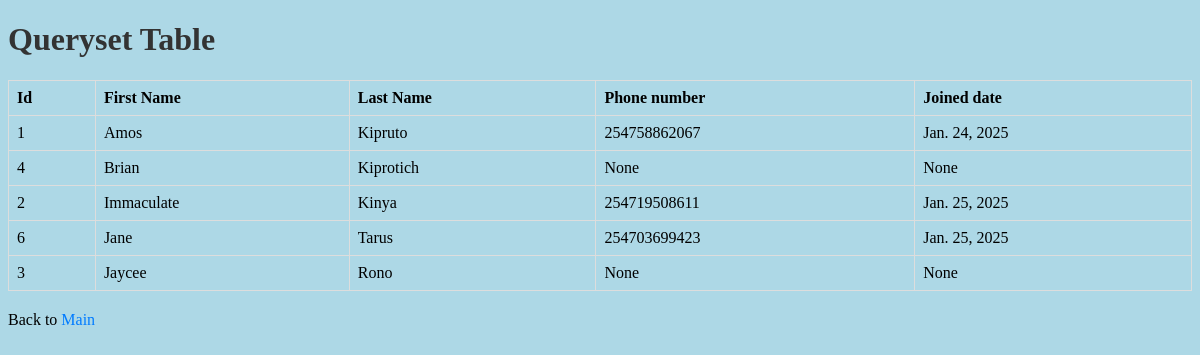
The app's page /testing/, older data.
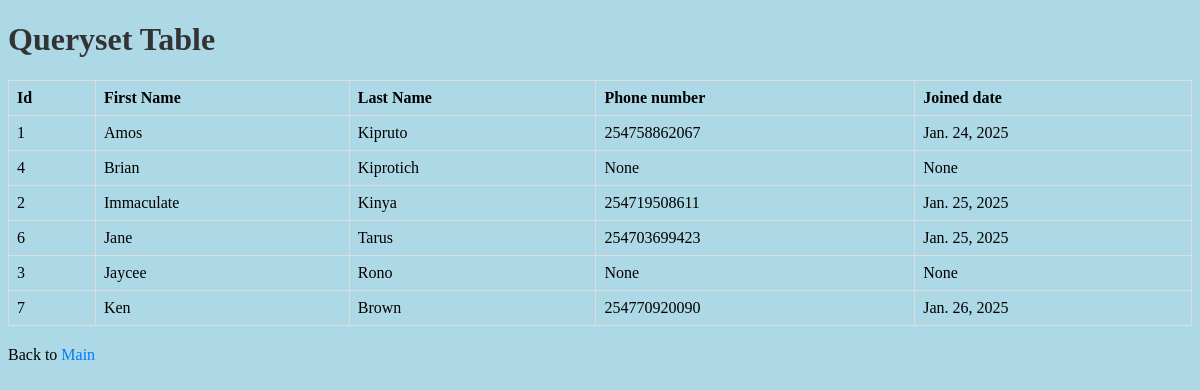
The same page, newer data.
### members/models.py (models this page shows)
class Members(models.Model):
  firstname = models.CharField(max_length = 255)
  lastname = models.CharField(max_length = 255)
  phone = models.IntegerField(null= True)
  joined_date = models.DateField(null= True)

### members/views.py (the view)
# urls.py: path('testing/', views.testing, name='testing'),
def testing(request):
  template = loader.get_template('test.html')
  mydata = Members.objects.all().order_by('firstname').values() # descending order
  context = {
    'mydata': mydata,
  }
  return HttpResponse(template.render(context, request))

### members/Templates/test.html (shortened to what this page needs)
{% extends 'master.html' %}
{% load static %}
{% block content %}
  <link rel="stylesheet" href="{% static 'myfirst.css' %}">
  <h1>
    Queryset Table
  </h1>
  <table>
    <thead>
      <tr>
        <th>Id</th>
        <th>First Name</th>
        <th>Last Name</th>
        <th>Phone number</th>
        <th>Joined date</th>
      </tr>
    </thead>
    <tbody>
      {% for member in mydata %}
      <tr>
        <td>{{member.id}}</td>
        <td>{{member.firstname}}</td>
        <td>{{member.lastname}}</td>
        <td>{{member.phone}}</td>
        <td>{{member.joined_date}}</td>
      </tr>
      {% endfor %}
  </tbody>
  </table>
  <p>
    Back to <a href="{% url 'main' %}">Main</a>
  </p>
{% endblock %}

Row changes from the older to the newer data that the page shows:
added Members: id "7", firstname "Ken", lastname "Brown", phone "254770920090", joined_date "Jan. 26, 2025"
